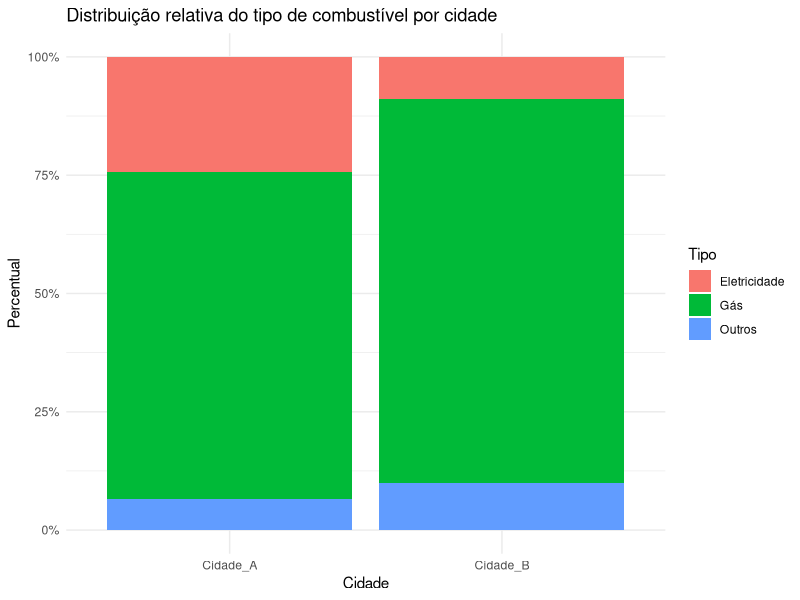
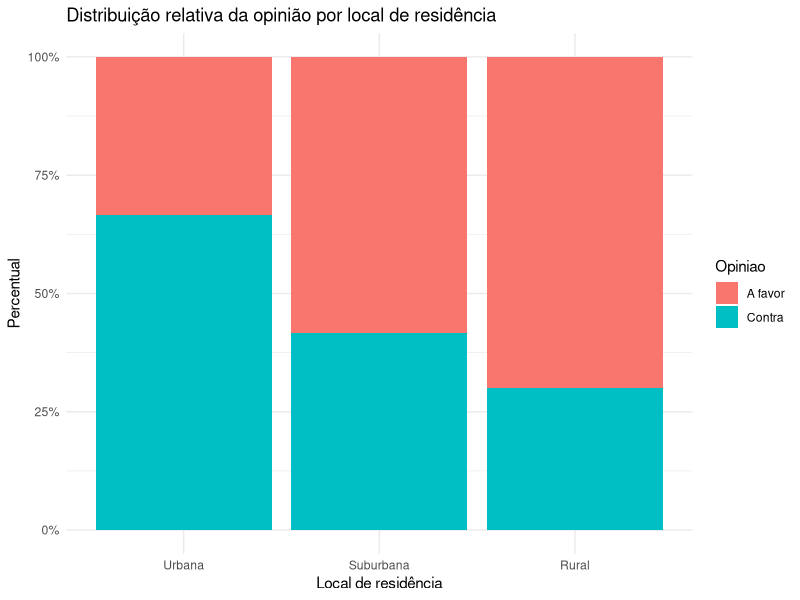

R code for these plots, in order:
## ---- chunk 1
# 1. Dados corrigidos
combustivel <- data.frame(
  Tipo         = c("Gás", "Eletricidade", "Outros"),
  Cidade_A     = c(67450, 23800, 6450),
  Cidade_B     = c(31800,  3450, 3850),
  stringsAsFactors = FALSE
)

# 2. Calcular totais
totais <- colSums(combustivel[, c("Cidade_A","Cidade_B")])

# 3. Frequências relativas (percentual)
rel <- prop.table(as.matrix(combustivel[, c("Cidade_A","Cidade_B")]), margin = 2) * 100

# 4. Formatar tabela como data.frame legível
rel_df <- data.frame(
  Tipo = combustivel$Tipo,
  `Cidade A (%)` = sprintf("%.1f%%", rel[, "Cidade_A"]),
  `Cidade B (%)` = sprintf("%.1f%%", rel[, "Cidade_B"]),
  check.names = FALSE,
  stringsAsFactors = FALSE
)

# 5. Exibir tabela formatada
print(rel_df)
## ---- chunk 2
# 6. Gráfico comparativo
library(ggplot2)
library(tidyr)

comb_long <- pivot_longer(
  combustivel,
  cols = c("Cidade_A","Cidade_B"),
  names_to = "Cidade",
  values_to = "Frequencia"
)

ggplot(comb_long, aes(x = Cidade, y = Frequencia, fill = Tipo)) +
  geom_bar(stat = "identity", position = "fill") +
  scale_y_continuous(labels = scales::percent_format(accuracy = 1)) +
  labs(
    title = "Distribuição relativa do tipo de combustível por cidade",
    x = "Cidade", y = "Percentual"
  ) +
  theme_minimal()

## ---- chunk 3
# Dados
opiniao <- matrix(
  c(30, 60,   # Urbana: A favor, Contra
    35, 25,   # Suburbana
    35, 15),  # Rural
  nrow = 2, byrow = FALSE,
  dimnames = list(
    Opiniao = c("A favor", "Contra"),
    Local   = c("Urbana", "Suburbana", "Rural")
  )
)

# Proporções por coluna (total de cada local)
prop_col <- prop.table(opiniao, margin = 2) * 100

# Formatar com símbolo de porcentagem
prop_col_fmt <- apply(prop_col, c(1,2), function(x) sprintf("%.1f%%", x))

# Exibir tabela formatada
as.data.frame.matrix(prop_col_fmt)


## ---- chunk 4

# Converter em data frame longo
opiniao_df <- as.data.frame(as.table(opiniao))
colnames(opiniao_df) <- c("Opiniao", "Local", "Frequencia")

# Gráfico
ggplot(opiniao_df, aes(x = Local, y = Frequencia, fill = Opiniao)) +
  geom_bar(stat = "identity", position = "fill") +
  scale_y_continuous(labels = scales::percent_format(accuracy = 1)) +
  labs(
    title = "Distribuição relativa da opinião por local de residência",
    x = "Local de residência",
    y = "Percentual"
  ) +
  theme_minimal()

